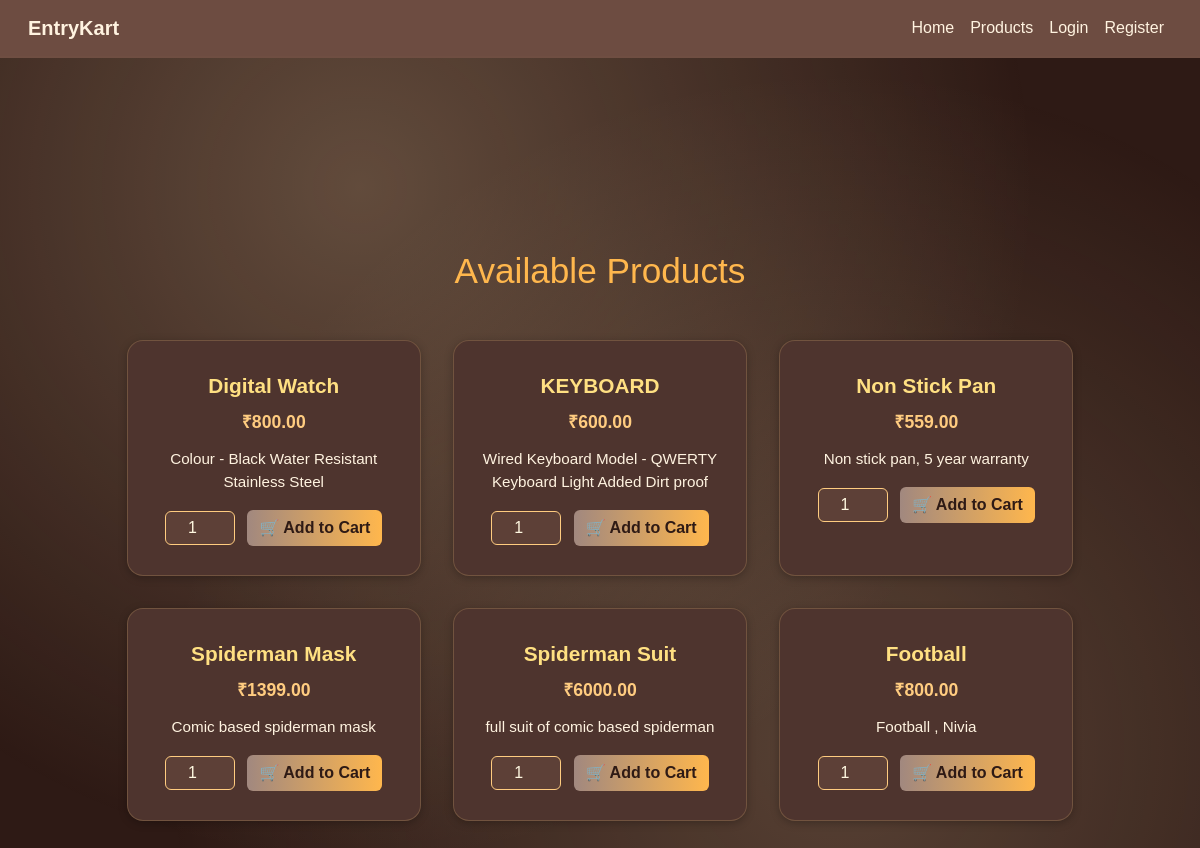
Screenshot of /products/ with the database file from the repository.
### store/models.py (models this page shows, shortened)
class Product(models.Model):
    name = models.CharField(max_length=100)
    description = models.TextField()
    price = models.DecimalField(max_digits=10, decimal_places=2)
    stock = models.IntegerField()
    image_url = models.URLField(max_length=500, blank=True, null=True)

### store/views.py (the view)
# urls.py: path('products/', views.products, name='products'),
def products(request):
    products = Product.objects.all()
    return render(request, 'products.html', {'products': products})

### store/templates/products.html (shortened to what this page needs)
{% extends "base.html" %}
{% load static %}
{% block content %}
<div class="products-container">
  <h2>Available Products</h2>
  <div class="products-grid">
    {% for product in products %}
      <div class="product-card">
        <div class="product-name">{{ product.name }}</div>
        <div class="product-price">₹{{ product.price }}</div>
        <div class="product-desc">{{ product.description }}</div>
        <form class="add-to-cart-form" method="POST" action="{% url 'store:add_to_cart' product.id %}">
          <input type="number" name="quantity" min="1" value="1" class="qty-input" required>
          <button type="submit" class="btn-add">🛒 Add to Cart</button>
        </form>
      </div>
    {% empty %}
      <p>No products available at the moment.</p>
    {% endfor %}
  </div>
</div>
{% endblock %}

### store/templates/base.html (shortened to what this page needs)
<!DOCTYPE html>
<html lang="en">
<head>
  <link href="https://cdn.jsdelivr.net/npm/bootstrap@5.3.3/dist/css/bootstrap.min.css" rel="stylesheet">
</head>
<body>
  <nav class="navbar navbar-expand-lg navbar-dark px-3">
    <div class="container-fluid">
      <a class="navbar-brand fw-bold" href="{% url 'store:store-home' %}">EntryKart</a>
      <div class="collapse navbar-collapse" id="navbarNav">
        <ul class="navbar-nav ms-auto">
          <li class="nav-item"><a class="nav-link" href="{% url 'store:store-home' %}">Home</a></li>
          <li class="nav-item"><a class="nav-link" href="{% url 'store:products' %}">Products</a></li>
          {% if user.is_authenticated %}
            <li class="nav-item"><a class="nav-link" href="{% url 'store:dashboard' %}">Dashboard</a></li>
            <li class="nav-item"><a class="nav-link" href="{% url 'logout' %}">Logout</a></li>
          {% else %}
            <li class="nav-item"><a class="nav-link" href="{% url 'login' %}">Login</a></li>
            <li class="nav-item"><a class="nav-link" href="{% url 'store:register' %}">Register</a></li>
          {% endif %}
        </ul>
      </div>
    </div>
  </nav>
  <div class="container py-4">
  </div>
  <div class="container py-5">
    {% block content %}{% endblock %}
  </div>
</body>
</html>

### store/templates/base.html (style rules this page uses)
body { font-family: 'Poppins', sans-serif; background: linear-gradient(to bottom right, #fff5ee, #f7e3c3); color: #3e2723; min-height: 100vh; overflow-x: hidden; }
html { scroll-behavior: smooth; }
.navbar { background: #6d4c41; backdrop-filter: blur(8px); border-bottom: 2px solid rgba(121, 85, 72, 0.2); }
.navbar a { color: #fff3e0 !important; transition: color .3s; }
.navbar-brand { color: #ffe0b2 !important; font-weight: 700; }

### store/templates/products.html (style rules this page uses)
body { background: #2e1a15; color: #fbe9e7; font-family: 'Poppins', sans-serif; overflow-x: hidden; min-height: 100vh; }
.products-container { padding: 6rem 2rem 4rem; text-align: center; }
h2 { color: #ffb74d; font-size: 2.2rem; margin-bottom: 3rem; }
.products-grid { display: grid; grid-template-columns: repeat(auto-fit, minmax(260px, 1fr)); gap: 2rem; width: 90%; max-width: 1100px; margin: 0 auto; }
.product-card { background: #4e342e; border-radius: 16px; border: 1px solid rgba(255, 204, 128, 0.2); padding: 1.8rem; box-shadow: 0 2px 8px rgba(0, 0, 0, 0.25); transition: all 0.3s ease; }
.product-name { font-size: 1.3rem; color: #ffe082; font-weight: 600; margin-bottom: 0.5rem; }
.product-price { color: #ffcc80; font-weight: bold; font-size: 1.1rem; margin-bottom: 0.8rem; }
.product-desc { font-size: 0.95rem; color: #fff3e0; line-height: 1.5; }
.add-to-cart-form { margin-top: 1rem; }
.qty-input { width: 70px; border-radius: 6px; border: 1px solid #ffcc80; background: #5d4037; color: #fff8e1; text-align: center; padding: 4px; margin-right: 8px; }
.btn-add { background: linear-gradient(90deg, #a1887f, #ffb74d); border: none; color: #2e1a15; border-radius: 6px; padding: 6px 12px; font-weight: 600; cursor: pointer; transition: all 0.3s ease; }

### rows the page displays
Product: name "Digital Watch", price "800.00", description "Colour - Black Water Resistant Stainless Steel"
Product: name "KEYBOARD", price "600.00", description "Wired Keyboard Model - QWERTY Keyboard Light Added Dirt proof"
Product: name "Non Stick Pan", price "559.00", description "Non stick pan, 5 year warranty"
Product: name "Spiderman Mask", price "1399.00", description "Comic based spiderman mask"
Product: name "Spiderman Suit", price "6000.00", description "full suit of comic based spiderman"
Product: name "Football", price "800.00", description "Football , Nivia"
